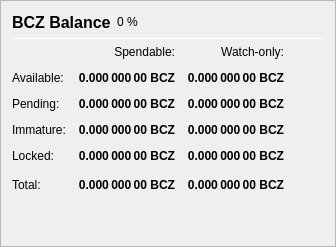
                   <widget class="QFrame" name="frame_Balances">
                    <property name="frameShape">
                     <enum>QFrame::StyledPanel</enum>
                    </property>
                    <property name="frameShadow">
                     <enum>QFrame::Raised</enum>
                    </property>
                    <layout class="QVBoxLayout" name="verticalLayout_4">
                     <item>
                      <layout class="QHBoxLayout" name="horizontalLayout_4">
                       <item>
                        <widget class="QLabel" name="label_5">
                         <property name="minimumSize">
                          <size>
                           <width>0</width>
                           <height>20</height>
                          </size>
                         </property>
                         <property name="font">
                          <font>
                           <pointsize>12</pointsize>
                           <weight>75</weight>
                           <bold>true</bold>
                          </font>
                         </property>
                         <property name="text">
                          <string>BCZ Balance</string>
                         </property>
                        </widget>
                       </item>
                       <item>
                        <widget class="QLabel" name="labelBCZPercent">
                         <property name="text">
                          <string notr="true">0 %</string>
                         </property>
                        </widget>
                       </item>
                       <item>
                        <spacer name="horizontalSpacer_3">
                         <property name="orientation">
                          <enum>Qt::Horizontal</enum>
                         </property>
                         <property name="sizeHint" stdset="0">
                          <size>
                           <width>40</width>
                           <height>20</height>
                          </size>
                         </property>
                        </spacer>
                       </item>
                      </layout>
                     </item>
                     <item>
                      <widget class="Line" name="line_Balance">
                       <property name="minimumSize">
                        <size>
                         <width>0</width>
                         <height>1</height>
                        </size>
                       </property>
                       <property name="maximumSize">
                        <size>
                         <width>16777215</width>
                         <height>1</height>
                        </size>
                       </property>
                       <property name="orientation">
                        <enum>Qt::Horizontal</enum>
                       </property>
                      </widget>
                     </item>
                     <item>
                      <layout class="QGridLayout" name="gridLayout">
                       <property name="spacing">
                        <number>12</number>
                       </property>
                       <item row="0" column="1">
                        <widget class="QLabel" name="labelSpendable">
                         <property name="text">
                          <string>Spendable:</string>
                         </property>
                         <property name="alignment">
                          <set>Qt::AlignRight|Qt::AlignTrailing|Qt::AlignVCenter</set>
                         </property>
                        </widget>
                       </item>
                       <item row="0" column="2">
                        <widget class="QLabel" name="labelWatchonly">
                         <property name="text">
                          <string>Watch-only:</string>
                         </property>
                         <property name="alignment">
                          <set>Qt::AlignRight|Qt::AlignTrailing|Qt::AlignVCenter</set>
                         </property>
                        </widget>
                       </item>
                       <item row="1" column="0">
                        <widget class="QLabel" name="labelBalanceText">
                         <property name="text">
                          <string>Available:</string>
                         </property>
                        </widget>
                       </item>
                       <item row="1" column="1">
                        <widget class="QLabel" name="labelBalance">
                         <property name="font">
                          <font>
                           <weight>75</weight>
                           <bold>true</bold>
                          </font>
                         </property>
                         <property name="cursor">
                          <cursorShape>IBeamCursor</cursorShape>
                         </property>
                         <property name="toolTip">
                          <string>Your current spendable balance</string>
                         </property>
                         <property name="text">
                          <string notr="true">0.000 000 00 BCZ</string>
                         </property>
                         <property name="alignment">
                          <set>Qt::AlignRight|Qt::AlignTrailing|Qt::AlignVCenter</set>
                         </property>
                         <property name="textInteractionFlags">
                          <set>Qt::LinksAccessibleByMouse|Qt::TextSelectableByKeyboard|Qt::TextSelectableByMouse</set>
                         </property>
                        </widget>
                       </item>
                       <item row="1" column="2">
                        <widget class="QLabel" name="labelWatchAvailable">
                         <property name="font">
                          <font>
                           <weight>75</weight>
                           <bold>true</bold>
                          </font>
                         </property>
                         <property name="cursor">
                          <cursorShape>IBeamCursor</cursorShape>
                         </property>
                         <property name="toolTip">
                          <string>Your current balance in watch-only addresses</string>
                         </property>
                         <property name="text">
                          <string notr="true">0.000 000 00 BCZ</string>
                         </property>
                         <property name="alignment">
                          <set>Qt::AlignRight|Qt::AlignTrailing|Qt::AlignVCenter</set>
                         </property>
                         <property name="textInteractionFlags">
                          <set>Qt::LinksAccessibleByMouse|Qt::TextSelectableByKeyboard|Qt::TextSelectableByMouse</set>
                         </property>
                        </widget>
                       </item>
                       <item row="2" column="0">
                        <widget class="QLabel" name="labelPendingText">
                         <property name="text">
                          <string>Pending:</string>
                         </property>
                        </widget>
                       </item>
                       <item row="2" column="1">
                        <widget class="QLabel" name="labelPending">
                         <property name="font">
                          <font>
                           <weight>75</weight>
                           <bold>true</bold>
                          </font>
                         </property>
                         <property name="cursor">
                          <cursorShape>IBeamCursor</cursorShape>
                         </property>
                         <property name="toolTip">
                          <string>Total of transactions that have yet to be confirmed, and do not yet count toward the spendable balance</string>
                         </property>
                         <property name="text">
                          <string notr="true">0.000 000 00 BCZ</string>
                         </property>
                         <property name="alignment">
                          <set>Qt::AlignRight|Qt::AlignTrailing|Qt::AlignVCenter</set>
                         </property>
                         <property name="textInteractionFlags">
                          <set>Qt::LinksAccessibleByMouse|Qt::TextSelectableByKeyboard|Qt::TextSelectableByMouse</set>
                         </property>
                        </widget>
                       </item>
                       <item row="2" column="2">
                        <widget class="QLabel" name="labelWatchPending">
                         <property name="font">
                          <font>
                           <weight>75</weight>
                           <bold>true</bold>
                          </font>
                         </property>
                         <property name="cursor">
                          <cursorShape>IBeamCursor</cursorShape>
                         </property>
                         <property name="toolTip">
                          <string>Unconfirmed transactions to watch-only addresses</string>
                         </property>
                         <property name="text">
                          <string notr="true">0.000 000 00 BCZ</string>
                         </property>
                         <property name="alignment">
                          <set>Qt::AlignRight|Qt::AlignTrailing|Qt::AlignVCenter</set>
                         </property>
                         <property name="textInteractionFlags">
                          <set>Qt::LinksAccessibleByMouse|Qt::TextSelectableByKeyboard|Qt::TextSelectableByMouse</set>
                         </property>
                        </widget>
                       </item>
                       <item row="3" column="0">
                        <widget class="QLabel" name="labelImmatureText">
                         <property name="text">
                          <string>Immature:</string>
                         </property>
                        </widget>
                       </item>
                       <item row="3" column="1">
                        <widget class="QLabel" name="labelImmature">
                         <property name="font">
                          <font>
                           <weight>75</weight>
                           <bold>true</bold>
                          </font>
                         </property>
                         <property name="cursor">
                          <cursorShape>IBeamCursor</cursorShape>
                         </property>
                         <property name="toolTip">
                          <string>Staked or masternode rewards that has not yet matured</string>
                         </property>
                         <property name="text">
                          <string notr="true">0.000 000 00 BCZ</string>
                         </property>
                         <property name="alignment">
                          <set>Qt::AlignRight|Qt::AlignTrailing|Qt::AlignVCenter</set>
                         </property>
                         <property name="textInteractionFlags">
                          <set>Qt::LinksAccessibleByMouse|Qt::TextSelectableByKeyboard|Qt::TextSelectableByMouse</set>
                         </property>
                        </widget>
                       </item>
                       <item row="3" column="2">
                        <widget class="QLabel" name="labelWatchImmature">
                         <property name="font">
                          <font>
                           <weight>75</weight>
                           <bold>true</bold>
                          </font>
                         </property>
                         <property name="cursor">
                          <cursorShape>IBeamCursor</cursorShape>
                         </property>
                         <property name="toolTip">
                          <string>Staked or masternode rewards in watch-only addresses that has not yet matured</string>
                         </property>
                         <property name="text">
                          <string notr="true">0.000 000 00 BCZ</string>
                         </property>
                         <property name="alignment">
                          <set>Qt::AlignRight|Qt::AlignTrailing|Qt::AlignVCenter</set>
                         </property>
                         <property name="textInteractionFlags">
                          <set>Qt::LinksAccessibleByMouse|Qt::TextSelectableByKeyboard|Qt::TextSelectableByMouse</set>
                         </property>
                        </widget>
                       </item>
                       <item row="4" column="0">
                        <widget class="QLabel" name="labelLockedBalanceText">
                         <property name="toolTip">
                          <string>Locked BCZ or Masternode collaterals. These are excluded from zBCZ minting.</string>
                         </property>
                         <property name="text">
                          <string>Locked:</string>
                         </property>
                        </widget>
                       </item>
                       <item row="4" column="1">
                        <widget class="QLabel" name="labelLockedBalance">
                         <property name="font">
                          <font>
                           <weight>75</weight>
                           <bold>true</bold>
                          </font>
                         </property>
                         <property name="cursor">
                          <cursorShape>IBeamCursor</cursorShape>
                         </property>
                         <property name="toolTip">
                          <string>Locked BCZ or Masternode collaterals. These are excluded from zBCZ minting.</string>
                         </property>
                         <property name="text">
                          <string notr="true">0.000 000 00 BCZ</string>
                         </property>
                         <property name="alignment">
                          <set>Qt::AlignRight|Qt::AlignTrailing|Qt::AlignVCenter</set>
                         </property>
                         <property name="textInteractionFlags">
                          <set>Qt::LinksAccessibleByMouse|Qt::TextSelectableByKeyboard|Qt::TextSelectableByMouse</set>
                         </property>
                        </widget>
                       </item>
                       <item row="4" column="2">
                        <widget class="QLabel" name="labelWatchLocked">
                         <property name="font">
                          <font>
                           <weight>75</weight>
                           <bold>true</bold>
                          </font>
                         </property>
                         <property name="cursor">
                          <cursorShape>IBeamCursor</cursorShape>
                         </property>
                         <property name="toolTip">
                          <string>Current locked balance in watch-only addresses</string>
                         </property>
                         <property name="text">
                          <string notr="true">0.000 000 00 BCZ</string>
                         </property>
                         <property name="alignment">
                          <set>Qt::AlignRight|Qt::AlignTrailing|Qt::AlignVCenter</set>
                         </property>
                         <property name="textInteractionFlags">
                          <set>Qt::LinksAccessibleByMouse|Qt::TextSelectableByKeyboard|Qt::TextSelectableByMouse</set>
                         </property>
                        </widget>
                       </item>
                       <item row="5" column="0">
                        <widget class="QLabel" name="labelTotalText">
                         <property name="toolTip">
                          <string>Your current BCZ balance, unconfirmed and immature transactions included</string>
                         </property>
                         <property name="text">
                          <string>Total:</string>
                         </property>
                        </widget>
                       </item>
                       <item row="5" column="1">
                        <widget class="QLabel" name="labelTotal">
                         <property name="font">
                          <font>
                           <weight>75</weight>
                           <bold>true</bold>
                          </font>
                         </property>
                         <property name="cursor">
                          <cursorShape>IBeamCursor</cursorShape>
                         </property>
                         <property name="toolTip">
                          <string>Your current BCZ balance, unconfirmed and immature transactions included</string>
                         </property>
                         <property name="text">
                          <string notr="true">0.000 000 00 BCZ</string>
                         </property>
                         <property name="alignment">
                          <set>Qt::AlignRight|Qt::AlignTrailing|Qt::AlignVCenter</set>
                         </property>
                         <property name="textInteractionFlags">
                          <set>Qt::LinksAccessibleByMouse|Qt::TextSelectableByKeyboard|Qt::TextSelectableByMouse</set>
                         </property>
                        </widget>
                       </item>
                       <item row="5" column="2">
                        <widget class="QLabel" name="labelWatchTotal">
                         <property name="font">
                          <font>
                           <weight>75</weight>
                           <bold>true</bold>
                          </font>
                         </property>
                         <property name="cursor">
                          <cursorShape>IBeamCursor</cursorShape>
                         </property>
                         <property name="toolTip">
                          <string>Current total balance in watch-only addresses</string>
                         </property>
                         <property name="text">
                          <string notr="true">0.000 000 00 BCZ</string>
                         </property>
                         <property name="alignment">
                          <set>Qt::AlignRight|Qt::AlignTrailing|Qt::AlignVCenter</set>
                         </property>
                         <property name="textInteractionFlags">
                          <set>Qt::LinksAccessibleByMouse|Qt::TextSelectableByKeyboard|Qt::TextSelectableByMouse</set>
                         </property>
                        </widget>
                       </item>
                       <item row="5" column="3">
                        <spacer name="horizontalSpacer_91">
                         <property name="orientation">
                          <enum>Qt::Horizontal</enum>
                         </property>
                         <property name="sizeHint" stdset="0">
                          <size>
                           <width>40</width>
                           <height>20</height>
                          </size>
                         </property>
                        </spacer>
                       </item>
                      </layout>
                     </item>
                     <item>
                      <spacer name="verticalSpacer_3">
                       <property name="orientation">
                        <enum>Qt::Vertical</enum>
                       </property>
                       <property name="sizeHint" stdset="0">
                        <size>
                         <width>20</width>
                         <height>40</height>
                        </size>
                       </property>
                      </spacer>
                     </item>
                    </layout>
                   </widget>
